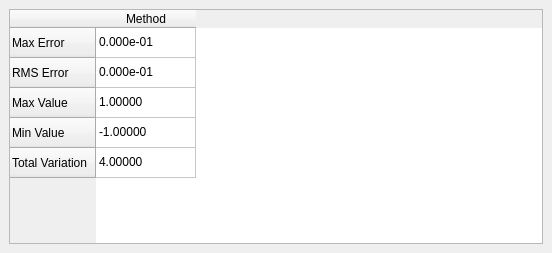
<?xml version="1.0" encoding="UTF-8"?>
<ui version="4.0">
 <class>ErrTabDock</class>
 <widget class="QDockWidget" name="ErrTabDock">
  <property name="geometry">
   <rect>
    <x>0</x>
    <y>0</y>
    <width>552</width>
    <height>253</height>
   </rect>
  </property>
  <property name="windowTitle">
   <string>Error Table</string>
  </property>
  <widget class="QWidget" name="dockWidgetContents">
   <layout class="QVBoxLayout" name="verticalLayout">
    <item>
     <widget class="QTableWidget" name="errTabWid">
      <row>
       <property name="text">
        <string>Max Error</string>
       </property>
      </row>
      <row>
       <property name="text">
        <string>RMS Error</string>
       </property>
      </row>
      <row>
       <property name="text">
        <string>Max Value</string>
       </property>
      </row>
      <row>
       <property name="text">
        <string>Min Value</string>
       </property>
      </row>
      <row>
       <property name="text">
        <string>Total Variation</string>
       </property>
      </row>
      <column>
       <property name="text">
        <string>Method</string>
       </property>
      </column>
      <item row="0" column="0">
       <property name="text">
        <string>0.000e-01</string>
       </property>
      </item>
      <item row="1" column="0">
       <property name="text">
        <string>0.000e-01</string>
       </property>
      </item>
      <item row="2" column="0">
       <property name="text">
        <string>1.00000</string>
       </property>
      </item>
      <item row="3" column="0">
       <property name="text">
        <string>-1.00000</string>
       </property>
      </item>
      <item row="4" column="0">
       <property name="text">
        <string>4.00000</string>
       </property>
      </item>
     </widget>
    </item>
   </layout>
  </widget>
 </widget>
 <resources/>
 <connections/>
</ui>
